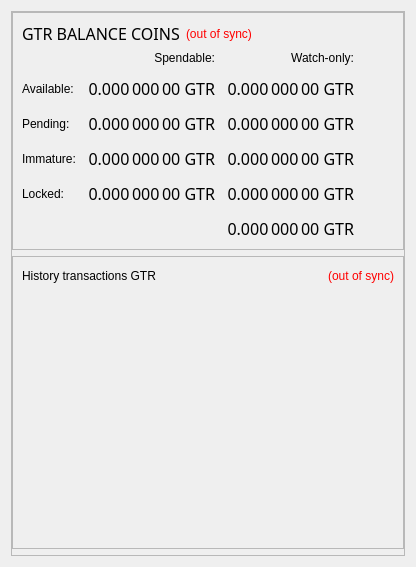
      <widget class="QWidget" name="">
       <layout class="QVBoxLayout" name="verticalLayout_left" stretch="1">
        <item>
         <widget class="QFrame" name="frameObfuscation">
          <property name="minimumSize">
           <size>
            <width>0</width>
            <height>0</height>
           </size>
          </property>
          <property name="maximumSize">
           <size>
            <width>400</width>
            <height>16777215</height>
           </size>
          </property>
          <property name="frameShape">
           <enum>QFrame::StyledPanel</enum>
          </property>
          <property name="frameShadow">
           <enum>QFrame::Raised</enum>
          </property>
          <layout class="QVBoxLayout" name="verticalLayout" stretch="0,0,0">
           <property name="leftMargin">
            <number>0</number>
           </property>
           <property name="topMargin">
            <number>0</number>
           </property>
           <property name="rightMargin">
            <number>0</number>
           </property>
           <property name="bottomMargin">
            <number>0</number>
           </property>
           <item>
            <widget class="QFrame" name="frame_Balances">
             <property name="styleSheet">
              <string notr="true"/>
             </property>
             <property name="frameShape">
              <enum>QFrame::StyledPanel</enum>
             </property>
             <property name="frameShadow">
              <enum>QFrame::Raised</enum>
             </property>
             <layout class="QVBoxLayout" name="verticalLayout_2">
              <item>
               <layout class="QHBoxLayout" name="horizontalLayout_4">
                <item>
                 <widget class="QLabel" name="label_5">
                  <property name="minimumSize">
                   <size>
                    <width>0</width>
                    <height>20</height>
                   </size>
                  </property>
                  <property name="font">
                   <font>
                    <family>Courier 10 Pitch</family>
                    <pointsize>12</pointsize>
                    <weight>9</weight>
                    <italic>false</italic>
                    <bold>false</bold>
                   </font>
                  </property>
                  <property name="text">
                   <string>GTR BALANCE COINS</string>
                  </property>
                 </widget>
                </item>
                <item>
                 <widget class="QLabel" name="labelWalletStatus">
                  <property name="cursor">
                   <cursorShape>WhatsThisCursor</cursorShape>
                  </property>
                  <property name="toolTip">
                   <string>The displayed information may be out of date. Your wallet automatically synchronizes with the KYD network after a connection is established, but this process has not completed yet.</string>
                  </property>
                  <property name="styleSheet">
                   <string notr="true">QLabel { color: red; }</string>
                  </property>
                  <property name="text">
                   <string notr="true">(out of sync)</string>
                  </property>
                  <property name="alignment">
                   <set>Qt::AlignLeading|Qt::AlignLeft|Qt::AlignVCenter</set>
                  </property>
                 </widget>
                </item>
                <item>
                 <spacer name="horizontalSpacer_Balance_1">
                  <property name="orientation">
                   <enum>Qt::Horizontal</enum>
                  </property>
                  <property name="sizeHint" stdset="0">
                   <size>
                    <width>40</width>
                    <height>20</height>
                   </size>
                  </property>
                 </spacer>
                </item>
               </layout>
              </item>
              <item>
               <layout class="QGridLayout" name="gridLayout">
                <property name="spacing">
                 <number>12</number>
                </property>
                <item row="0" column="1">
                 <widget class="QLabel" name="labelSpendable">
                  <property name="text">
                   <string>Spendable:</string>
                  </property>
                  <property name="alignment">
                   <set>Qt::AlignRight|Qt::AlignTrailing|Qt::AlignVCenter</set>
                  </property>
                 </widget>
                </item>
                <item row="0" column="2">
                 <widget class="QLabel" name="labelWatchonly">
                  <property name="text">
                   <string>Watch-only:</string>
                  </property>
                  <property name="alignment">
                   <set>Qt::AlignRight|Qt::AlignTrailing|Qt::AlignVCenter</set>
                  </property>
                 </widget>
                </item>
                <item row="1" column="0">
                 <widget class="QLabel" name="labelBalanceText">
                  <property name="text">
                   <string>Available:</string>
                  </property>
                 </widget>
                </item>
                <item row="1" column="1">
                 <widget class="QLabel" name="labelBalance">
                  <property name="font">
                   <font>
                    <family>Courier 10 Pitch</family>
                    <pointsize>12</pointsize>
                    <weight>9</weight>
                    <italic>false</italic>
                    <bold>false</bold>
                   </font>
                  </property>
                  <property name="cursor">
                   <cursorShape>IBeamCursor</cursorShape>
                  </property>
                  <property name="toolTip">
                   <string>Your current spendable balance</string>
                  </property>
                  <property name="text">
                   <string notr="true">0.000 000 00 GTR</string>
                  </property>
                  <property name="alignment">
                   <set>Qt::AlignRight|Qt::AlignTrailing|Qt::AlignVCenter</set>
                  </property>
                  <property name="textInteractionFlags">
                   <set>Qt::LinksAccessibleByMouse|Qt::TextSelectableByKeyboard|Qt::TextSelectableByMouse</set>
                  </property>
                 </widget>
                </item>
                <item row="1" column="2">
                 <widget class="QLabel" name="labelWatchAvailable">
                  <property name="font">
                   <font>
                    <family>Courier 10 Pitch</family>
                    <pointsize>12</pointsize>
                    <weight>9</weight>
                    <italic>false</italic>
                    <bold>false</bold>
                   </font>
                  </property>
                  <property name="cursor">
                   <cursorShape>IBeamCursor</cursorShape>
                  </property>
                  <property name="toolTip">
                   <string>Your current balance in watch-only addresses</string>
                  </property>
                  <property name="text">
                   <string notr="true">0.000 000 00 GTR</string>
                  </property>
                  <property name="alignment">
                   <set>Qt::AlignRight|Qt::AlignTrailing|Qt::AlignVCenter</set>
                  </property>
                  <property name="textInteractionFlags">
                   <set>Qt::LinksAccessibleByMouse|Qt::TextSelectableByKeyboard|Qt::TextSelectableByMouse</set>
                  </property>
                 </widget>
                </item>
                <item row="2" column="0">
                 <widget class="QLabel" name="labelPendingText">
                  <property name="text">
                   <string>Pending:</string>
                  </property>
                 </widget>
                </item>
                <item row="2" column="1">
                 <widget class="QLabel" name="labelUnconfirmed">
                  <property name="font">
                   <font>
                    <family>Courier 10 Pitch</family>
                    <pointsize>12</pointsize>
                    <weight>9</weight>
                    <italic>false</italic>
                    <bold>false</bold>
                   </font>
                  </property>
                  <property name="cursor">
                   <cursorShape>IBeamCursor</cursorShape>
                  </property>
                  <property name="toolTip">
                   <string>Total of transactions that have yet to be confirmed, and do not yet count toward the spendable balance</string>
                  </property>
                  <property name="text">
                   <string notr="true">0.000 000 00 GTR</string>
                  </property>
                  <property name="alignment">
                   <set>Qt::AlignRight|Qt::AlignTrailing|Qt::AlignVCenter</set>
                  </property>
                  <property name="textInteractionFlags">
                   <set>Qt::LinksAccessibleByMouse|Qt::TextSelectableByKeyboard|Qt::TextSelectableByMouse</set>
                  </property>
                 </widget>
                </item>
                <item row="2" column="2">
                 <widget class="QLabel" name="labelWatchPending">
                  <property name="font">
                   <font>
                    <family>Courier 10 Pitch</family>
                    <pointsize>12</pointsize>
                    <weight>9</weight>
                    <italic>false</italic>
                    <bold>false</bold>
                   </font>
                  </property>
                  <property name="cursor">
                   <cursorShape>IBeamCursor</cursorShape>
                  </property>
                  <property name="toolTip">
                   <string>Unconfirmed transactions to watch-only addresses</string>
                  </property>
                  <property name="text">
                   <string notr="true">0.000 000 00 GTR</string>
                  </property>
                  <property name="alignment">
                   <set>Qt::AlignRight|Qt::AlignTrailing|Qt::AlignVCenter</set>
                  </property>
                  <property name="textInteractionFlags">
                   <set>Qt::LinksAccessibleByMouse|Qt::TextSelectableByKeyboard|Qt::TextSelectableByMouse</set>
                  </property>
                 </widget>
                </item>
                <item row="3" column="0">
                 <widget class="QLabel" name="labelImmatureText">
                  <property name="text">
                   <string>Immature:</string>
                  </property>
                 </widget>
                </item>
                <item row="3" column="1">
                 <widget class="QLabel" name="labelImmature">
                  <property name="font">
                   <font>
                    <family>Courier 10 Pitch</family>
                    <pointsize>12</pointsize>
                    <weight>9</weight>
                    <italic>false</italic>
                    <bold>false</bold>
                   </font>
                  </property>
                  <property name="cursor">
                   <cursorShape>IBeamCursor</cursorShape>
                  </property>
                  <property name="toolTip">
                   <string>Staked or masternode rewards that has not yet matured</string>
                  </property>
                  <property name="text">
                   <string notr="true">0.000 000 00 GTR</string>
                  </property>
                  <property name="alignment">
                   <set>Qt::AlignRight|Qt::AlignTrailing|Qt::AlignVCenter</set>
                  </property>
                  <property name="textInteractionFlags">
                   <set>Qt::LinksAccessibleByMouse|Qt::TextSelectableByKeyboard|Qt::TextSelectableByMouse</set>
                  </property>
                 </widget>
                </item>
                <item row="3" column="2">
                 <widget class="QLabel" name="labelWatchImmature">
                  <property name="font">
                   <font>
                    <family>Courier 10 Pitch</family>
                    <pointsize>12</pointsize>
                    <weight>9</weight>
                    <italic>false</italic>
                    <bold>false</bold>
                   </font>
                  </property>
                  <property name="cursor">
                   <cursorShape>IBeamCursor</cursorShape>
                  </property>
                  <property name="toolTip">
                   <string>Staked or masternode rewards in watch-only addresses that has not yet matured</string>
                  </property>
                  <property name="text">
                   <string notr="true">0.000 000 00 GTR</string>
                  </property>
                  <property name="alignment">
                   <set>Qt::AlignRight|Qt::AlignTrailing|Qt::AlignVCenter</set>
                  </property>
                  <property name="textInteractionFlags">
                   <set>Qt::LinksAccessibleByMouse|Qt::TextSelectableByKeyboard|Qt::TextSelectableByMouse</set>
                  </property>
                 </widget>
                </item>
                <item row="4" column="0">
                 <widget class="QLabel" name="labelLockedBalanceText">
                  <property name="toolTip">
                   <string>Locked GTR or Masternode collaterals.</string>
                  </property>
                  <property name="text">
                   <string>Locked:</string>
                  </property>
                 </widget>
                </item>
                <item row="4" column="1">
                 <widget class="QLabel" name="labelLockedBalance">
                  <property name="font">
                   <font>
                    <family>Courier 10 Pitch</family>
                    <pointsize>12</pointsize>
                    <weight>9</weight>
                    <italic>false</italic>
                    <bold>false</bold>
                   </font>
                  </property>
                  <property name="cursor">
                   <cursorShape>IBeamCursor</cursorShape>
                  </property>
                  <property name="toolTip">
                   <string>Locked GTR or Masternode collaterals</string>
                  </property>
                  <property name="text">
                   <string notr="true">0.000 000 00 GTR</string>
                  </property>
                  <property name="alignment">
                   <set>Qt::AlignRight|Qt::AlignTrailing|Qt::AlignVCenter</set>
                  </property>
                  <property name="textInteractionFlags">
                   <set>Qt::LinksAccessibleByMouse|Qt::TextSelectableByKeyboard|Qt::TextSelectableByMouse</set>
                  </property>
                 </widget>
                </item>
                <item row="4" column="2">
                 <widget class="QLabel" name="labelWatchLocked">
                  <property name="font">
                   <font>
                    <family>Courier 10 Pitch</family>
                    <pointsize>12</pointsize>
                    <weight>9</weight>
                    <italic>false</italic>
                    <bold>false</bold>
                   </font>
                  </property>
                  <property name="cursor">
                   <cursorShape>IBeamCursor</cursorShape>
                  </property>
                  <property name="toolTip">
                   <string>Current locked balance in watch-only addresses</string>
                  </property>
                  <property name="text">
                   <string notr="true">0.000 000 00 GTR</string>
                  </property>
                  <property name="alignment">
                   <set>Qt::AlignRight|Qt::AlignTrailing|Qt::AlignVCenter</set>
                  </property>
                  <property name="textInteractionFlags">
                   <set>Qt::LinksAccessibleByMouse|Qt::TextSelectableByKeyboard|Qt::TextSelectableByMouse</set>
                  </property>
                 </widget>
                </item>
                <item row="5" column="2">
                 <widget class="QLabel" name="labelWatchTotal">
                  <property name="font">
                   <font>
                    <family>Courier 10 Pitch</family>
                    <pointsize>12</pointsize>
                    <weight>9</weight>
                    <italic>false</italic>
                    <bold>false</bold>
                   </font>
                  </property>
                  <property name="cursor">
                   <cursorShape>IBeamCursor</cursorShape>
                  </property>
                  <property name="toolTip">
                   <string>Current total balance in watch-only addresses</string>
                  </property>
                  <property name="text">
                   <string notr="true">0.000 000 00 GTR</string>
                  </property>
                  <property name="alignment">
                   <set>Qt::AlignRight|Qt::AlignTrailing|Qt::AlignVCenter</set>
                  </property>
                  <property name="textInteractionFlags">
                   <set>Qt::LinksAccessibleByMouse|Qt::TextSelectableByKeyboard|Qt::TextSelectableByMouse</set>
                  </property>
                 </widget>
                </item>
                <item row="5" column="3">
                 <spacer name="horizontalSpacer_Balance_2">
                  <property name="orientation">
                   <enum>Qt::Horizontal</enum>
                  </property>
                  <property name="sizeHint" stdset="0">
                   <size>
                    <width>40</width>
                    <height>20</height>
                   </size>
                  </property>
                 </spacer>
                </item>
               </layout>
              </item>
             </layout>
            </widget>
           </item>
           <item>
            <widget class="QFrame" name="frame_RecentTransactions">
             <property name="minimumSize">
              <size>
               <width>0</width>
               <height>0</height>
              </size>
             </property>
             <property name="styleSheet">
              <string notr="true"/>
             </property>
             <property name="frameShape">
              <enum>QFrame::StyledPanel</enum>
             </property>
             <property name="frameShadow">
              <enum>QFrame::Raised</enum>
             </property>
             <layout class="QVBoxLayout" name="verticalLayout_4" stretch="0,0,0">
              <item>
               <layout class="QHBoxLayout" name="horizontalLayout_2">
                <item>
                 <widget class="QLabel" name="label_4">
                  <property name="minimumSize">
                   <size>
                    <width>0</width>
                    <height>20</height>
                   </size>
                  </property>
                  <property name="font">
                   <font>
                    <family>Ubuntu</family>
                    <pointsize>9</pointsize>
                    <weight>9</weight>
                    <italic>false</italic>
                    <bold>false</bold>
                   </font>
                  </property>
                  <property name="styleSheet">
                   <string notr="true">font: 75 9pt &quot;Ubuntu&quot;;</string>
                  </property>
                  <property name="text">
                   <string>History transactions GTR</string>
                  </property>
                 </widget>
                </item>
                <item>
                 <widget class="QLabel" name="labelTransactionsStatus">
                  <property name="cursor">
                   <cursorShape>WhatsThisCursor</cursorShape>
                  </property>
                  <property name="toolTip">
                   <string>The displayed information may be out of date. Your wallet automatically synchronizes with the GTR network after a connection is established, but this process has not completed yet.</string>
                  </property>
                  <property name="styleSheet">
                   <string notr="true">QLabel { color: red; }</string>
                  </property>
                  <property name="text">
                   <string notr="true">(out of sync)</string>
                  </property>
                  <property name="alignment">
                   <set>Qt::AlignRight|Qt::AlignTrailing|Qt::AlignVCenter</set>
                  </property>
                 </widget>
                </item>
               </layout>
              </item>
              <item>
               <widget class="QListView" name="listTransactions">
                <property name="minimumSize">
                 <size>
                  <width>0</width>
                  <height>0</height>
                 </size>
                </property>
                <property name="styleSheet">
                 <string notr="true">background-color: transparent;
QListView-color: rgb(170, 255, 127);
font: 10pt &quot;Ubuntu&quot;; 

</string>
                </property>
                <property name="frameShape">
                 <enum>QFrame::NoFrame</enum>
                </property>
                <property name="verticalScrollBarPolicy">
                 <enum>Qt::ScrollBarAlwaysOff</enum>
                </property>
                <property name="horizontalScrollBarPolicy">
                 <enum>Qt::ScrollBarAlwaysOff</enum>
                </property>
                <property name="selectionMode">
                 <enum>QAbstractItemView::NoSelection</enum>
                </property>
               </widget>
              </item>
              <item>
               <spacer name="verticalSpacer_2">
                <property name="orientation">
                 <enum>Qt::Vertical</enum>
                </property>
                <property name="sizeType">
                 <enum>QSizePolicy::Expanding</enum>
                </property>
                <property name="sizeHint" stdset="0">
                 <size>
                  <width>20</width>
                  <height>55</height>
                 </size>
                </property>
               </spacer>
              </item>
             </layout>
            </widget>
           </item>
           <item>
            <widget class="QFrame" name="frame_News">
             <property name="minimumSize">
              <size>
               <width>0</width>
               <height>0</height>
              </size>
             </property>
             <widget class="Line" name="line_News">
              <property name="geometry">
               <rect>
                <x>9</x>
                <y>37</y>
                <width>503</width>
                <height>1</height>
               </rect>
              </property>
              <property name="minimumSize">
               <size>
                <width>0</width>
                <height>1</height>
               </size>
              </property>
              <property name="maximumSize">
               <size>
                <width>16777215</width>
                <height>1</height>
               </size>
              </property>
              <property name="orientation">
               <enum>Qt::Horizontal</enum>
              </property>
             </widget>
             <widget class="QListWidget" name="listNews">
              <property name="enabled">
               <bool>false</bool>
              </property>
              <property name="geometry">
               <rect>
                <x>0</x>
                <y>0</y>
                <width>0</width>
                <height>0</height>
               </rect>
              </property>
              <property name="sizePolicy">
               <sizepolicy hsizetype="Expanding" vsizetype="Expanding">
                <horstretch>0</horstretch>
                <verstretch>0</verstretch>
               </sizepolicy>
              </property>
              <property name="minimumSize">
               <size>
                <width>0</width>
                <height>0</height>
               </size>
              </property>
              <property name="sizeIncrement">
               <size>
                <width>0</width>
                <height>0</height>
               </size>
              </property>
              <property name="styleSheet">
               <string notr="true">QListView { background: transparent; }</string>
              </property>
              <property name="frameShape">
               <enum>QFrame::NoFrame</enum>
              </property>
              <property name="verticalScrollBarPolicy">
               <enum>Qt::ScrollBarAsNeeded</enum>
              </property>
              <property name="horizontalScrollBarPolicy">
               <enum>Qt::ScrollBarAsNeeded</enum>
              </property>
              <property name="selectionMode">
               <enum>QAbstractItemView::NoSelection</enum>
              </property>
              <property name="selectionBehavior">
               <enum>QAbstractItemView::SelectRows</enum>
              </property>
              <property name="verticalScrollMode">
               <enum>QAbstractItemView::ScrollPerItem</enum>
              </property>
             </widget>
             <widget class="QWidget" name="layoutWidget">
              <property name="geometry">
               <rect>
                <x>0</x>
                <y>0</y>
                <width>190</width>
                <height>22</height>
               </rect>
              </property>
              <layout class="QHBoxLayout" name="horizontalLayout_News">
               <item>
                <widget class="QLabel" name="labelNews">
                 <property name="minimumSize">
                  <size>
                   <width>0</width>
                   <height>20</height>
                  </size>
                 </property>
                 <property name="font">
                  <font>
                   <family>Courier 10 Pitch</family>
                   <pointsize>12</pointsize>
                   <weight>9</weight>
                   <italic>false</italic>
                   <bold>false</bold>
                  </font>
                 </property>
                 <property name="text">
                  <string/>
                 </property>
                </widget>
               </item>
               <item>
                <widget class="QLabel" name="labelNewsStatus">
                 <property name="cursor">
                  <cursorShape>WhatsThisCursor</cursorShape>
                 </property>
                 <property name="toolTip">
                  <string>The displayed information may be out of date. Your wallet automatically synchronizes with the SCN network after a connection is established, but this process has not completed yet.</string>
                 </property>
                 <property name="styleSheet">
                  <string notr="true">QLabel { color: red; }</string>
                 </property>
                 <property name="text">
                  <string notr="true">(out of sync)</string>
                 </property>
                 <property name="alignment">
                  <set>Qt::AlignRight|Qt::AlignTrailing|Qt::AlignVCenter</set>
                 </property>
                </widget>
               </item>
               <item>
                <spacer name="horizontalSpacer_Balance_3">
                 <property name="orientation">
                  <enum>Qt::Horizontal</enum>
                 </property>
                 <property name="sizeHint" stdset="0">
                  <size>
                   <width>40</width>
                   <height>20</height>
                  </size>
                 </property>
                </spacer>
               </item>
              </layout>
             </widget>
            </widget>
           </item>
          </layout>
         </widget>
        </item>
       </layout>
      </widget>
